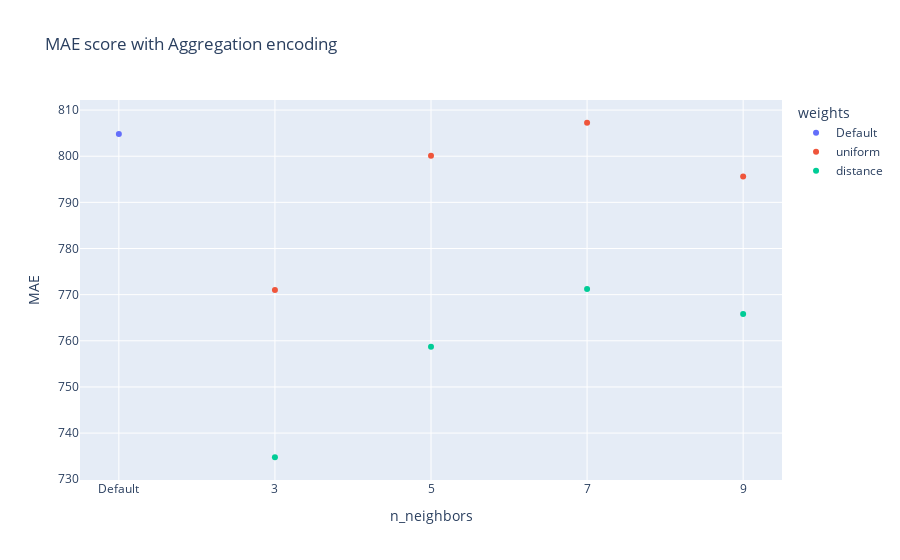
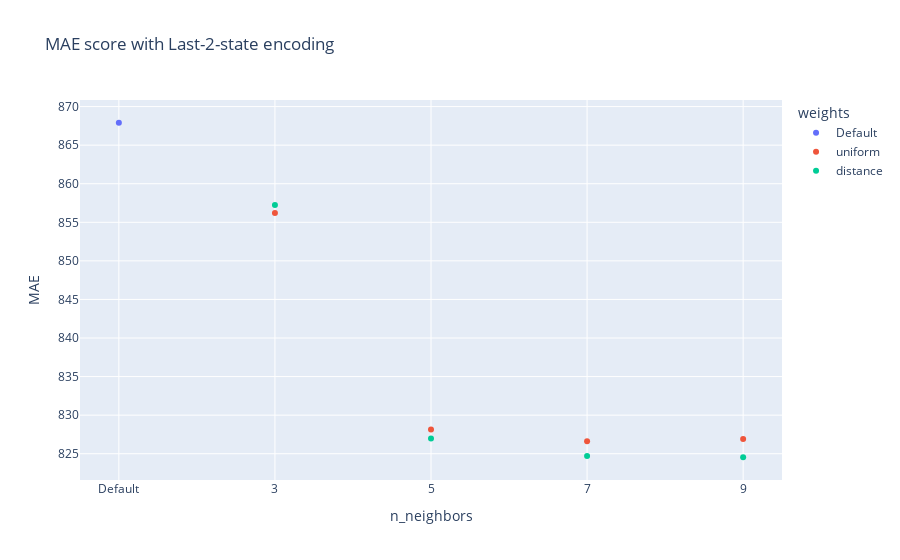
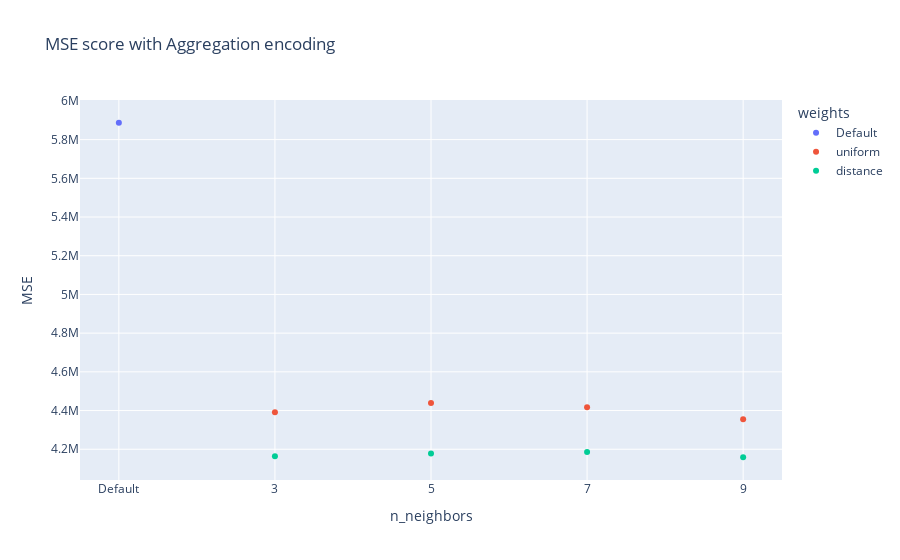
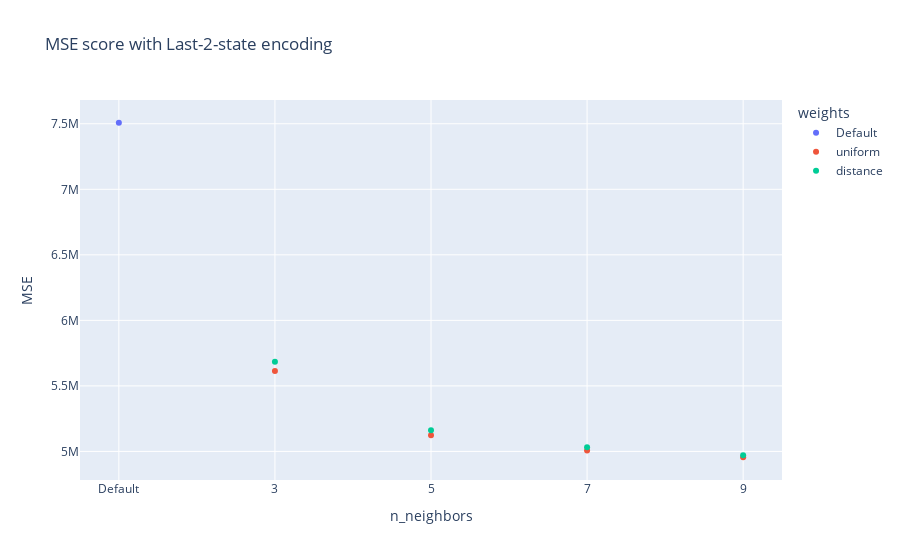

Notebook code for these charts, in order:
### Code cell
for score in knr_scoring:
    fig = px.scatter(
        knr_results.loc[knr_results["Encoding"] == "Aggregation"],
        x = "n_neighbors",
        y = score,
        color = "weights",
        title = f"{score} score with Aggregation encoding"
    )
    fig.show()
    fig = px.scatter(
        knr_results.loc[knr_results["Encoding"] == "Last-2-state"],
        x = "n_neighbors",
        y = score,
        color = "weights",
        title = f"{score} score with Last-2-state encoding"
    )
    fig.show()

### Figure 1 — Plotly figure (JSON) as saved in the notebook; plotly's stock layout.template omitted (floating-point values rounded to 4 significant figures)
{"data": [{"hovertemplate": "weights=Default<br>n_neighbors=%{x}<br>MAE=%{y}<extra></extra>", "legendgroup": "Default", "marker": {"color": "#636efa", "symbol": "circle"}, "mode": "markers", "name": "Default", "orientation": "v", "showlegend": true, "type": "scatter", "x": ["Default"], "xaxis": "x", "y": [804.8], "yaxis": "y"}, {"hovertemplate": "weights=uniform<br>n_neighbors=%{x}<br>MAE=%{y}<extra></extra>", "legendgroup": "uniform", "marker": {"color": "#EF553B", "symbol": "circle"}, "mode": "markers", "name": "uniform", "orientation": "v", "showlegend": true, "type": "scatter", "x": [3, 5, 7, 9], "xaxis": "x", "y": [771.0, 800.1, 807.2, 795.6], "yaxis": "y"}, {"hovertemplate": "weights=distance<br>n_neighbors=%{x}<br>MAE=%{y}<extra></extra>", "legendgroup": "distance", "marker": {"color": "#00cc96", "symbol": "circle"}, "mode": "markers", "name": "distance", "orientation": "v", "showlegend": true, "type": "scatter", "x": [3, 5, 7, 9], "xaxis": "x", "y": [734.8, 758.7, 771.2, 765.8], "yaxis": "y"}], "layout": {"legend": {"title": {"text": "weights"}, "tracegroupgap": 0}, "title": {"text": "MAE score with Aggregation encoding"}, "xaxis": {"anchor": "y", "domain": [0, 1], "title": {"text": "n_neighbors"}}, "yaxis": {"anchor": "x", "domain": [0, 1], "title": {"text": "MAE"}}}}

### Figure 2 — Plotly figure (JSON) as saved in the notebook; plotly's stock layout.template omitted (floating-point values rounded to 4 significant figures)
{"data": [{"hovertemplate": "weights=Default<br>n_neighbors=%{x}<br>MAE=%{y}<extra></extra>", "legendgroup": "Default", "marker": {"color": "#636efa", "symbol": "circle"}, "mode": "markers", "name": "Default", "orientation": "v", "showlegend": true, "type": "scatter", "x": ["Default"], "xaxis": "x", "y": [867.9], "yaxis": "y"}, {"hovertemplate": "weights=uniform<br>n_neighbors=%{x}<br>MAE=%{y}<extra></extra>", "legendgroup": "uniform", "marker": {"color": "#EF553B", "symbol": "circle"}, "mode": "markers", "name": "uniform", "orientation": "v", "showlegend": true, "type": "scatter", "x": [3, 5, 7, 9], "xaxis": "x", "y": [856.2, 828.1, 826.6, 826.9], "yaxis": "y"}, {"hovertemplate": "weights=distance<br>n_neighbors=%{x}<br>MAE=%{y}<extra></extra>", "legendgroup": "distance", "marker": {"color": "#00cc96", "symbol": "circle"}, "mode": "markers", "name": "distance", "orientation": "v", "showlegend": true, "type": "scatter", "x": [3, 5, 7, 9], "xaxis": "x", "y": [857.2, 827.0, 824.7, 824.5], "yaxis": "y"}], "layout": {"legend": {"title": {"text": "weights"}, "tracegroupgap": 0}, "title": {"text": "MAE score with Last-2-state encoding"}, "xaxis": {"anchor": "y", "domain": [0, 1], "title": {"text": "n_neighbors"}}, "yaxis": {"anchor": "x", "domain": [0, 1], "title": {"text": "MAE"}}}}

### Figure 3 — Plotly figure (JSON) as saved in the notebook; plotly's stock layout.template omitted (floating-point values rounded to 4 significant figures)
{"data": [{"hovertemplate": "weights=Default<br>n_neighbors=%{x}<br>MSE=%{y}<extra></extra>", "legendgroup": "Default", "marker": {"color": "#636efa", "symbol": "circle"}, "mode": "markers", "name": "Default", "orientation": "v", "showlegend": true, "type": "scatter", "x": ["Default"], "xaxis": "x", "y": [5887000.0], "yaxis": "y"}, {"hovertemplate": "weights=uniform<br>n_neighbors=%{x}<br>MSE=%{y}<extra></extra>", "legendgroup": "uniform", "marker": {"color": "#EF553B", "symbol": "circle"}, "mode": "markers", "name": "uniform", "orientation": "v", "showlegend": true, "type": "scatter", "x": [3, 5, 7, 9], "xaxis": "x", "y": [4391000.0, 4439000.0, 4417000.0, 4355000.0], "yaxis": "y"}, {"hovertemplate": "weights=distance<br>n_neighbors=%{x}<br>MSE=%{y}<extra></extra>", "legendgroup": "distance", "marker": {"color": "#00cc96", "symbol": "circle"}, "mode": "markers", "name": "distance", "orientation": "v", "showlegend": true, "type": "scatter", "x": [3, 5, 7, 9], "xaxis": "x", "y": [4164000.0, 4178000.0, 4186000.0, 4159000.0], "yaxis": "y"}], "layout": {"legend": {"title": {"text": "weights"}, "tracegroupgap": 0}, "title": {"text": "MSE score with Aggregation encoding"}, "xaxis": {"anchor": "y", "domain": [0, 1], "title": {"text": "n_neighbors"}}, "yaxis": {"anchor": "x", "domain": [0, 1], "title": {"text": "MSE"}}}}

### Figure 4 — Plotly figure (JSON) as saved in the notebook; plotly's stock layout.template omitted (floating-point values rounded to 4 significant figures)
{"data": [{"hovertemplate": "weights=Default<br>n_neighbors=%{x}<br>MSE=%{y}<extra></extra>", "legendgroup": "Default", "marker": {"color": "#636efa", "symbol": "circle"}, "mode": "markers", "name": "Default", "orientation": "v", "showlegend": true, "type": "scatter", "x": ["Default"], "xaxis": "x", "y": [7508000.0], "yaxis": "y"}, {"hovertemplate": "weights=uniform<br>n_neighbors=%{x}<br>MSE=%{y}<extra></extra>", "legendgroup": "uniform", "marker": {"color": "#EF553B", "symbol": "circle"}, "mode": "markers", "name": "uniform", "orientation": "v", "showlegend": true, "type": "scatter", "x": [3, 5, 7, 9], "xaxis": "x", "y": [5613000.0, 5123000.0, 5006000.0, 4956000.0], "yaxis": "y"}, {"hovertemplate": "weights=distance<br>n_neighbors=%{x}<br>MSE=%{y}<extra></extra>", "legendgroup": "distance", "marker": {"color": "#00cc96", "symbol": "circle"}, "mode": "markers", "name": "distance", "orientation": "v", "showlegend": true, "type": "scatter", "x": [3, 5, 7, 9], "xaxis": "x", "y": [5684000.0, 5162000.0, 5032000.0, 4971000.0], "yaxis": "y"}], "layout": {"legend": {"title": {"text": "weights"}, "tracegroupgap": 0}, "title": {"text": "MSE score with Last-2-state encoding"}, "xaxis": {"anchor": "y", "domain": [0, 1], "title": {"text": "n_neighbors"}}, "yaxis": {"anchor": "x", "domain": [0, 1], "title": {"text": "MSE"}}}}
